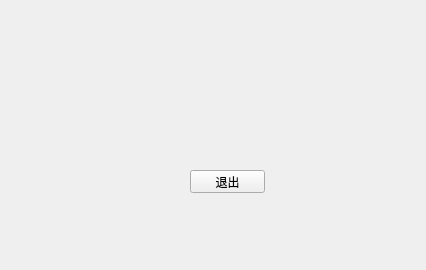
<?xml version="1.0" encoding="UTF-8"?>
<ui version="4.0">
 <class>MainWindow</class>
 <widget class="QMainWindow" name="MainWindow">
  <property name="geometry">
   <rect>
    <x>0</x>
    <y>0</y>
    <width>426</width>
    <height>270</height>
   </rect>
  </property>
  <property name="windowTitle">
   <string>MainWindow</string>
  </property>
  <property name="windowIcon">
   <iconset>
    <normaloff>../xdbcb8.ico</normaloff>../xdbcb8.ico</iconset>
  </property>
  <widget class="QWidget" name="centralWidget">
   <widget class="QPushButton" name="pushButton">
    <property name="geometry">
     <rect>
      <x>190</x>
      <y>170</y>
      <width>75</width>
      <height>23</height>
     </rect>
    </property>
    <property name="text">
     <string>退出</string>
    </property>
   </widget>
  </widget>
 </widget>
 <resources/>
 <connections>
  <connection>
   <sender>pushButton</sender>
   <signal>clicked()</signal>
   <receiver>MainWindow</receiver>
   <slot>close()</slot>
   <hints>
    <hint type="sourcelabel">
     <x>225</x>
     <y>181</y>
    </hint>
    <hint type="destinationlabel">
     <x>133</x>
     <y>228</y>
    </hint>
   </hints>
  </connection>
 </connections>
</ui>
